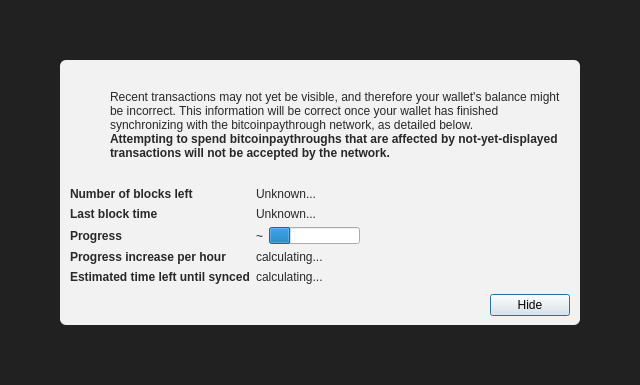
<?xml version="1.0" encoding="UTF-8"?>
<ui version="4.0">
 <class>ModalOverlay</class>
 <widget class="ModalOverlay" name="ModalOverlay">
  <property name="geometry">
   <rect>
    <x>0</x>
    <y>0</y>
    <width>640</width>
    <height>385</height>
   </rect>
  </property>
  <property name="windowTitle">
   <string>Form</string>
  </property>
  <layout class="QVBoxLayout" name="verticalLayout" stretch="0">
   <property name="sizeConstraint">
    <enum>QLayout::SetDefaultConstraint</enum>
   </property>
   <property name="leftMargin">
    <number>0</number>
   </property>
   <property name="topMargin">
    <number>0</number>
   </property>
   <property name="rightMargin">
    <number>0</number>
   </property>
   <property name="bottomMargin">
    <number>0</number>
   </property>
   <item>
    <widget class="QWidget" name="bgWidget" native="true">
     <property name="styleSheet">
      <string notr="true">#bgWidget { background: rgba(0,0,0,220); }</string>
     </property>
     <layout class="QVBoxLayout" name="verticalLayoutMain" stretch="1">
      <property name="leftMargin">
       <number>60</number>
      </property>
      <property name="topMargin">
       <number>60</number>
      </property>
      <property name="rightMargin">
       <number>60</number>
      </property>
      <property name="bottomMargin">
       <number>60</number>
      </property>
      <item>
       <widget class="QWidget" name="contentWidget" native="true">
        <property name="styleSheet">
         <string notr="true">#contentWidget { background: rgba(255,255,255,240); border-radius: 6px; }

QLabel { color: rgb(40,40,40);  }</string>
        </property>
        <layout class="QVBoxLayout" name="verticalLayoutSub" stretch="1,0,0,0">
         <property name="spacing">
          <number>0</number>
         </property>
         <property name="leftMargin">
          <number>10</number>
         </property>
         <property name="topMargin">
          <number>10</number>
         </property>
         <property name="rightMargin">
          <number>10</number>
         </property>
         <property name="bottomMargin">
          <number>10</number>
         </property>
         <item>
          <layout class="QHBoxLayout" name="horizontalLayoutIconText" stretch="0,1">
           <property name="topMargin">
            <number>20</number>
           </property>
           <item>
            <layout class="QVBoxLayout" name="verticalLayoutIcon">
             <property name="leftMargin">
              <number>0</number>
             </property>
             <item>
              <widget class="QPushButton" name="warningIcon">
               <property name="enabled">
                <bool>false</bool>
               </property>
               <property name="text">
                <string/>
               </property>
               <property name="icon">
                <iconset>
                 <normaloff>:/icons/warning</normaloff>
                 <disabledoff>:/icons/warning</disabledoff>:/icons/warning</iconset>
               </property>
               <property name="iconSize">
                <size>
                 <width>48</width>
                 <height>48</height>
                </size>
               </property>
               <property name="flat">
                <bool>true</bool>
               </property>
              </widget>
             </item>
             <item>
              <spacer name="verticalSpacerWarningIcon">
               <property name="orientation">
                <enum>Qt::Vertical</enum>
               </property>
               <property name="sizeHint" stdset="0">
                <size>
                 <width>20</width>
                 <height>40</height>
                </size>
               </property>
              </spacer>
             </item>
            </layout>
           </item>
           <item>
            <layout class="QVBoxLayout" name="verticalLayoutInfoText">
             <property name="leftMargin">
              <number>0</number>
             </property>
             <property name="topMargin">
              <number>0</number>
             </property>
             <item>
              <widget class="QLabel" name="infoText">
               <property name="text">
                <string>Recent transactions may not yet be visible, and therefore your wallet's balance might be incorrect. This information will be correct once your wallet has finished synchronizing with the bitcoinpaythrough network, as detailed below.</string>
               </property>
               <property name="textFormat">
                <enum>Qt::RichText</enum>
               </property>
               <property name="wordWrap">
                <bool>true</bool>
               </property>
              </widget>
             </item>
             <item>
              <widget class="QLabel" name="infoTextStrong">
               <property name="font">
                <font>
                 <weight>75</weight>
                 <bold>true</bold>
                </font>
               </property>
               <property name="text">
                <string>Attempting to spend bitcoinpaythroughs that are affected by not-yet-displayed transactions will not be accepted by the network.</string>
               </property>
               <property name="textFormat">
                <enum>Qt::RichText</enum>
               </property>
               <property name="wordWrap">
                <bool>true</bool>
               </property>
              </widget>
             </item>
             <item>
              <spacer name="verticalSpacerInTextSpace">
               <property name="orientation">
                <enum>Qt::Vertical</enum>
               </property>
               <property name="sizeHint" stdset="0">
                <size>
                 <width>20</width>
                 <height>40</height>
                </size>
               </property>
              </spacer>
             </item>
            </layout>
           </item>
          </layout>
         </item>
         <item>
          <spacer name="verticalSpacerAfterText">
           <property name="orientation">
            <enum>Qt::Vertical</enum>
           </property>
           <property name="sizeHint" stdset="0">
            <size>
             <width>20</width>
             <height>40</height>
            </size>
           </property>
          </spacer>
         </item>
         <item>
          <layout class="QFormLayout" name="formLayout">
           <property name="fieldGrowthPolicy">
            <enum>QFormLayout::FieldsStayAtSizeHint</enum>
           </property>
           <property name="horizontalSpacing">
            <number>6</number>
           </property>
           <property name="verticalSpacing">
            <number>6</number>
           </property>
           <property name="topMargin">
            <number>10</number>
           </property>
           <item row="0" column="0">
            <widget class="QLabel" name="labelNumberOfBlocksLeft">
             <property name="font">
              <font>
               <weight>75</weight>
               <bold>true</bold>
              </font>
             </property>
             <property name="text">
              <string>Number of blocks left</string>
             </property>
            </widget>
           </item>
           <item row="0" column="1">
            <widget class="QLabel" name="numberOfBlocksLeft">
             <property name="text">
              <string>Unknown...</string>
             </property>
            </widget>
           </item>
           <item row="1" column="0">
            <widget class="QLabel" name="labelLastBlockTime">
             <property name="font">
              <font>
               <weight>75</weight>
               <bold>true</bold>
              </font>
             </property>
             <property name="text">
              <string>Last block time</string>
             </property>
            </widget>
           </item>
           <item row="1" column="1">
            <widget class="QLabel" name="newestBlockDate">
             <property name="sizePolicy">
              <sizepolicy hsizetype="Maximum" vsizetype="Preferred">
               <horstretch>0</horstretch>
               <verstretch>0</verstretch>
              </sizepolicy>
             </property>
             <property name="text">
              <string>Unknown...</string>
             </property>
            </widget>
           </item>
           <item row="2" column="0">
            <widget class="QLabel" name="labelSyncDone">
             <property name="font">
              <font>
               <weight>75</weight>
               <bold>true</bold>
              </font>
             </property>
             <property name="text">
              <string>Progress</string>
             </property>
            </widget>
           </item>
           <item row="2" column="1">
            <layout class="QHBoxLayout" name="horizontalLayoutSync" stretch="0,1">
             <item>
              <widget class="QLabel" name="percentageProgress">
               <property name="text">
                <string notr="true">~</string>
               </property>
              </widget>
             </item>
             <item>
              <widget class="QProgressBar" name="progressBar">
               <property name="value">
                <number>24</number>
               </property>
               <property name="format">
                <string/>
               </property>
              </widget>
             </item>
            </layout>
           </item>
           <item row="4" column="0">
            <widget class="QLabel" name="labelProgressIncrease">
             <property name="font">
              <font>
               <weight>75</weight>
               <bold>true</bold>
              </font>
             </property>
             <property name="text">
              <string>Progress increase per hour</string>
             </property>
            </widget>
           </item>
           <item row="4" column="1">
            <widget class="QLabel" name="progressIncreasePerH">
             <property name="text">
              <string>calculating...</string>
             </property>
            </widget>
           </item>
           <item row="5" column="0">
            <widget class="QLabel" name="labelEstimatedTimeLeft">
             <property name="font">
              <font>
               <weight>75</weight>
               <bold>true</bold>
              </font>
             </property>
             <property name="text">
              <string>Estimated time left until synced</string>
             </property>
            </widget>
           </item>
           <item row="5" column="1">
            <widget class="QLabel" name="expectedTimeLeft">
             <property name="text">
              <string>calculating...</string>
             </property>
            </widget>
           </item>
          </layout>
         </item>
         <item>
          <layout class="QHBoxLayout" name="horizontalLayoutButtons">
           <property name="leftMargin">
            <number>10</number>
           </property>
           <property name="topMargin">
            <number>10</number>
           </property>
           <item>
            <spacer name="horizontalSpacer">
             <property name="orientation">
              <enum>Qt::Horizontal</enum>
             </property>
             <property name="sizeHint" stdset="0">
              <size>
               <width>40</width>
               <height>20</height>
              </size>
             </property>
            </spacer>
           </item>
           <item>
            <widget class="QPushButton" name="closeButton">
             <property name="text">
              <string>Hide</string>
             </property>
             <property name="focusPolicy">
              <enum>Qt::StrongFocus</enum>
             </property>
             <property name="default">
              <bool>true</bool>
             </property>
            </widget>
           </item>
          </layout>
         </item>
        </layout>
       </widget>
      </item>
     </layout>
    </widget>
   </item>
  </layout>
 </widget>
 <customwidgets>
  <customwidget>
   <class>ModalOverlay</class>
   <extends>QWidget</extends>
   <header>qt/modaloverlay.h</header>
   <container>1</container>
  </customwidget>
 </customwidgets>
 <resources/>
 <connections/>
</ui>
